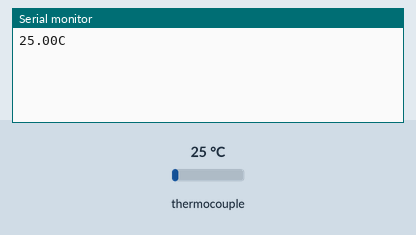
A sketch run on a simulated Arduino Uno, built with avr-gcc and run on an emulated ATmega328P. Shown: the last lines printed to the serial monitor. The test bench sets the inputs (shaded band); at power-on: thermocouple 25 °C.

Above: at 1.7 s.
1.8 s: thermocouple set to 6 °C
At 5.8 s:
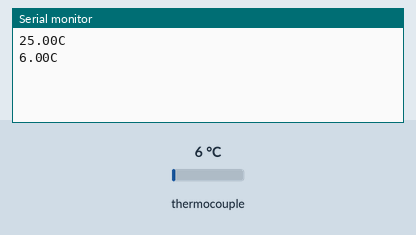
7.8 s: thermocouple set to 75 °C
At 10.9 s:
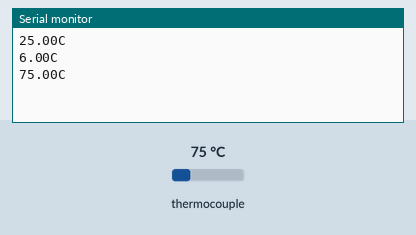
Timing chart, 0 to 12.4 s (numbered marks = the images above; inputs shaded):
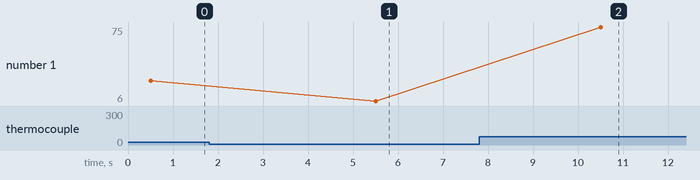

The sketch:

max6675.ino
```cpp
#include "max6675.h" //Die MAX6675 Bibliothek

int max6675SO = 8; // Serial Output am PIN 8
int max6675CS = 9; // Chip Select am PIN 9
int max6675CLK = 10; // Serial Clock am PIN 10

// Initialisierung der MAX6675 Bibliothek mit
// den Werten der PINs
MAX6675 ktc(max6675CLK, max6675CS, max6675SO);


void setup() {
  Serial.begin(9600); // begin serial with baudrate 9600
  delay(500); // take a break in ms
}

void loop() {
  // read it
  Serial.print(ktc.readCelsius());
  Serial.println("C");


  // 500ms sleep
  delay(5000);
}
```

Measured:
- after the input at 1.8 s, the serial monitor: prints a new line after 3.7 s (image 1)
- after the input at 7.8 s, the serial monitor: prints a new line after 2.7 s (image 2)
- plotted number 1: 25 → 6 after the input at 1.8 s, 6 → 75 after the input at 7.8 s
